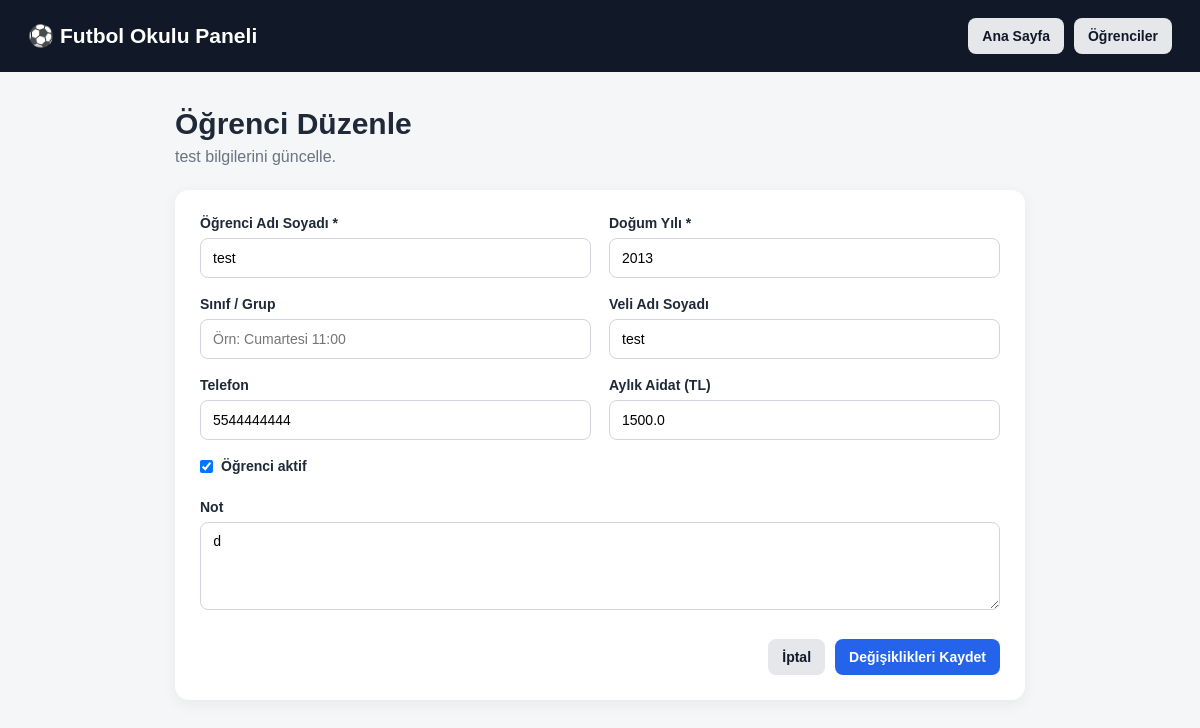
The app's page /student/2/edit (signed in) with its own data.
### tables this page shows
CREATE TABLE students (
            id INTEGER PRIMARY KEY AUTOINCREMENT,
            school_id INTEGER NOT NULL,
            name TEXT NOT NULL,
            birth_year INTEGER NOT NULL,
            parent_name TEXT,
            phone TEXT,
            monthly_fee REAL DEFAULT 0,
            active INTEGER DEFAULT 1,
            notes TEXT,
            created_at TEXT, class_group TEXT,
            FOREIGN KEY (school_id)
                REFERENCES schools(id)
                ON DELETE CASCADE
        );

### app.py (the view, shortened to what this page needs)
@app.route(
    "/student/<int:student_id>/edit",
    methods=["GET", "POST"]
)
def edit_student(student_id):
    if not school_logged_in():
        return redirect(url_for("login"))
    school_id = session["school_id"]
    conn = get_db()
    student = conn.execute("""
        SELECT *
        FROM students
        WHERE id = ?
        AND school_id = ?
    """, (
        student_id,
        school_id
    )).fetchone()
    if not student:
        conn.close()
        return "Öğrenci bulunamadı.", 404
    conn.close()
    return render_template(
        "edit_student.html",
        student=student
    )

### app.py (called while the page is built)
def get_db():
    conn = sqlite3.connect(DB_NAME)
    conn.row_factory = sqlite3.Row
    conn.execute("PRAGMA foreign_keys = ON")
    return conn

def school_logged_in():
    return (
        session.get("logged_in")
        and session.get("role") == "school"
        and session.get("school_id")
    )

### templates/edit_student.html (shortened to what this page needs)
<!DOCTYPE html>
<html lang="tr">
<head>
    <link rel="stylesheet" href="{{ url_for('static', filename='style.css') }}">
</head>
<body>
<header class="topbar">
    <h2>⚽ Futbol Okulu Paneli</h2>
    <div class="top-actions">
        <a href="{{ url_for('dashboard') }}" class="btn">Ana Sayfa</a>
        <a href="{{ url_for('students') }}" class="btn">Öğrenciler</a>
    </div>
</header>
<main class="container small-container">
    <div class="page-title"><div><h1>Öğrenci Düzenle</h1><p>{{ student.name }} bilgilerini güncelle.</p></div></div>
    <section class="form-card">
        <form method="POST">
            <div class="form-grid">
                <div class="form-group">
                    <label>Öğrenci Adı Soyadı *</label>
                    <input type="text" name="name" value="{{ student.name }}" required>
                </div>
                <div class="form-group">
                    <label>Doğum Yılı *</label>
                    <input type="number" name="birth_year" value="{{ student.birth_year }}" required>
                </div>
                <div class="form-group">
                    <label>Sınıf / Grup</label>
                    <input type="text" name="class_group" value="{{ student.class_group or '' }}" placeholder="Örn: Cumartesi 11:00">
                </div>
                <div class="form-group">
                    <label>Veli Adı Soyadı</label>
                    <input type="text" name="parent_name" value="{{ student.parent_name or '' }}">
                </div>
                <div class="form-group">
                    <label>Telefon</label>
                    <input type="text" name="phone" value="{{ student.phone or '' }}">
                </div>
                <div class="form-group">
                    <label>Aylık Aidat (TL)</label>
                    <input type="number" name="monthly_fee" min="0" step="0.01" value="{{ student.monthly_fee }}">
                </div>
                <div class="form-group checkbox-group">
                    <label class="checkbox-label">
                        <input type="checkbox" name="active" {% if student.active %}checked{% endif %}> Öğrenci aktif
                    </label>
                </div>
                <div class="form-group full-width">
                    <label>Not</label>
                    <textarea name="notes" rows="4">{{ student.notes or '' }}</textarea>
                </div>
            </div>
            <div class="form-actions">
                <a href="{{ url_for('students') }}" class="btn">İptal</a>
                <button type="submit" class="btn primary">Değişiklikleri Kaydet</button>
            </div>
        </form>
    </section>
</main>
</body>
</html>

### static/style.css (style rules this page uses)
* { box-sizing: border-box; margin: 0; padding: 0; }
body { font-family: Arial, Helvetica, sans-serif; background: #f4f6f8; color: #1f2937; }
a { text-decoration: none; }
.topbar { background: #111827; color: white; padding: 18px 28px; display: flex; align-items: center; justify-content: space-between; gap: 20px; flex-wrap: wrap; }
.topbar h2 { font-size: 21px; }
.top-actions { display: flex; gap: 10px; flex-wrap: wrap; }
.container { width: min(1200px, 94%); margin: 35px auto; }
.small-container { width: min(850px, 94%); }
.page-title { margin-bottom: 24px; }
.page-title h1 { font-size: 30px; margin-bottom: 7px; }
.page-title p { color: #6b7280; }
.btn { border: none; cursor: pointer; display: inline-flex; align-items: center; justify-content: center; padding: 10px 14px; border-radius: 8px; background: #e5e7eb; color: #111827; font-size: 14px; font-weight: 600; transition: 0.2s; }
.btn.primary { background: #2563eb; color: white; }
input, select, textarea { width: 100%; padding: 11px 12px; border: 1px solid #d1d5db; border-radius: 8px; outline: none; font-size: 14px; background: white; }
.form-card { background: white; border-radius: 14px; padding: 25px; box-shadow: 0 4px 15px rgba(0, 0, 0, 0.06); }
.form-grid { display: grid; grid-template-columns: 1fr 1fr; gap: 18px; }
.form-group label { display: block; margin-bottom: 7px; font-weight: 700; font-size: 14px; }
.full-width { grid-column: 1 / -1; }
.form-actions { display: flex; justify-content: flex-end; gap: 10px; margin-top: 25px; }
.checkbox-group { display: flex; align-items: center; }
.checkbox-label { display: flex !important; align-items: center; gap: 8px; }
.checkbox-label input { width: auto; }

### records on screen
students: name "test", birth_year "2013", parent_name "test", phone "5544444444", monthly_fee "1500.0", active "☑", notes "d"
